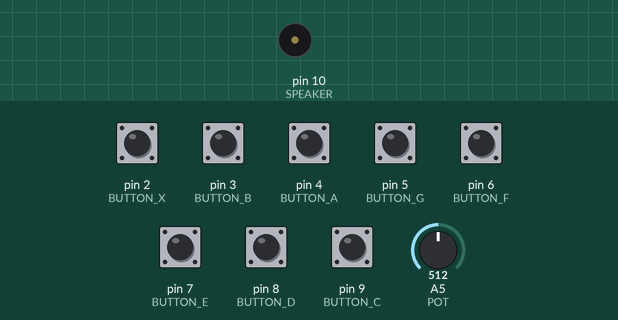
This sketch was run on a simulated Arduino Uno, built with avr-gcc and run on an emulated ATmega328P. Shown: buzzer (waves = sounding). Inputs (shaded band) come from the test bench; at power-on: pin 2 (BUTTON_X), pin 3 (BUTTON_B), pin 4 (BUTTON_A), pin 5 (BUTTON_G), pin 6 (BUTTON_F), pin 7 (BUTTON_E), pin 8 (BUTTON_D), pin 9 (BUTTON_C) LOW, A5 (POT) = 512. What the sketch prints to the serial monitor is not drawn.

Above: at 1.2 s.
1.3 s: pin 2 (BUTTON_X) pulled HIGH for 1 s
At 2.1 s:
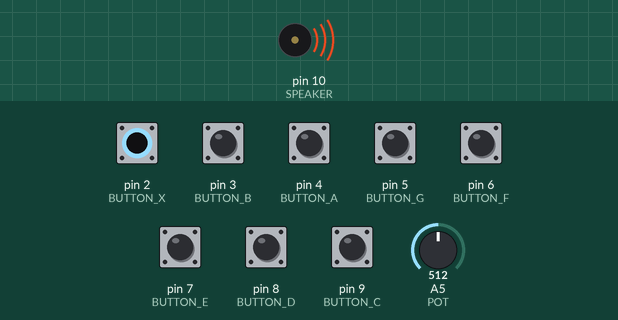
5.3 s: pin 3 (BUTTON_B) pulled HIGH for 1 s
At 7.5 s:
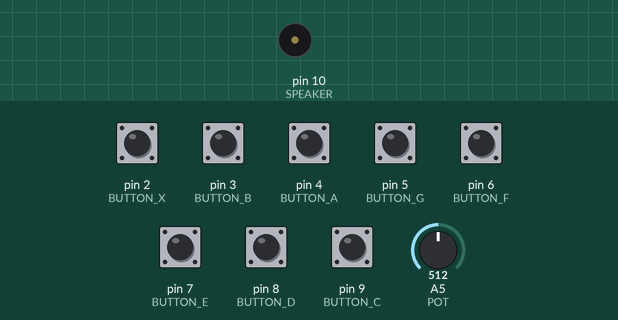
7.8 s: pin 4 (BUTTON_A) pulled HIGH for 1 s
At 8.6 s:
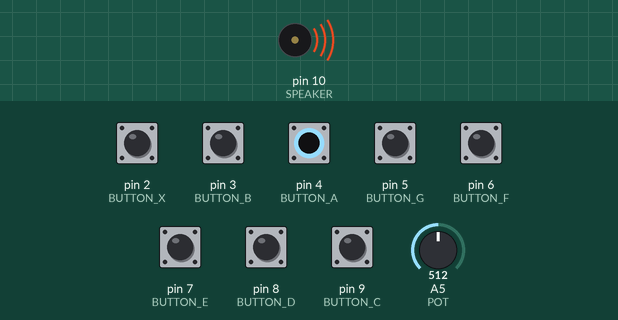
10.3 s: pin 9 (BUTTON_C) pulled HIGH for 0.15 s
At 11.5 s:
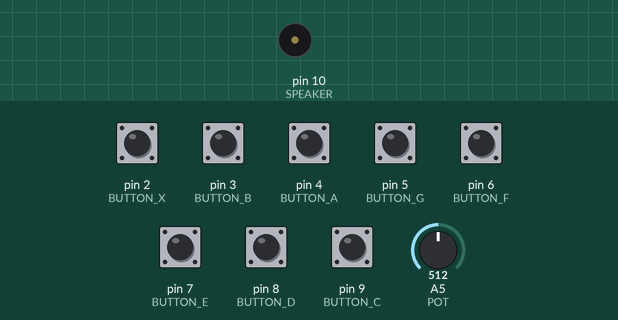
11.9 s: pin 5 (BUTTON_G) pulled HIGH for 1 s
At 12.7 s:
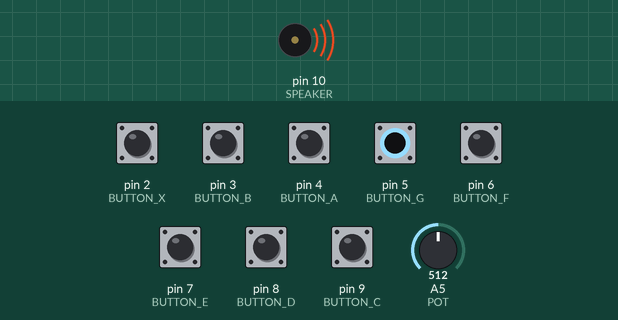
Timing chart, 0 to 14.9 s (numbered marks = the images above; inputs shaded):
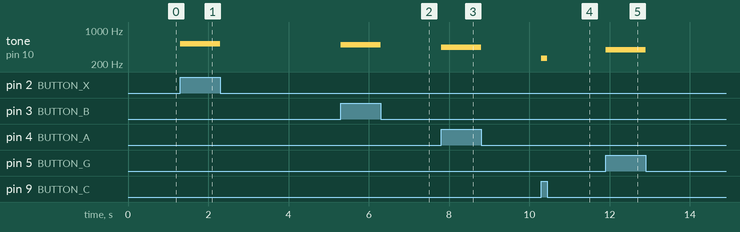

Measured:
- after the input at 1.3 s, tone on pin 10 (SPEAKER): silent → 523 Hz at once, → silent 1.0 s later
- after the input at 5.3 s, tone on pin 10 (SPEAKER): silent → 494 Hz at once, → silent 1.0 s later
- after the input at 7.8 s, tone on pin 10 (SPEAKER): silent → 440 Hz at once, → silent 1.0 s later
- after the input at 10.3 s, tone on pin 10 (SPEAKER): silent → 262 Hz at once, → silent 0.15 s later
- after the input at 11.9 s, tone on pin 10 (SPEAKER): silent → 392 Hz at once, → silent 1.0 s later

The sketch:

Piano.ino
```cpp
// run
/* arduino-cli compile --fqbn arduino:avr:uno Piano &&  */
/* arduino-cli upload -p /dev/ttyACM0 --fqbn arduino:avr:uno Piano */

// debug serial
// putty /dev/ttyACM0 -serial -sercfg 9600,8,n,1,N &g

const int POT = 5;
const int SPEAKER = 10;
const int BUTTON_C = 9;
const int BUTTON_D = 8;
const int BUTTON_E = 7;
const int BUTTON_F = 6;
const int BUTTON_G = 5;
const int BUTTON_A = 4;
const int BUTTON_B = 3;
const int BUTTON_X = 2;

#include "pitches.h"

int state = LOW;

//Note Array
int notes[] = {
 NOTE_A3, NOTE_E2, NOTE_A3, 0,
 NOTE_A3, NOTE_E2, NOTE_A3, 0,
 NOTE_E3, NOTE_D3, NOTE_C3, NOTE_B3, NOTE_A3, NOTE_B3, NOTE_C3, NOTE_D3,
 NOTE_E3, NOTE_E2, NOTE_A3, 0
};

//The Duration of each note (in ms)
int times[] = {
 250, 250, 250, 250,
 250, 250, 250, 250,
 125, 125, 125, 125, 125, 125, 125, 125,
 250, 250, 250, 250
};

typedef struct {
  int number;
  int duration;
} Note;

void setup() {
  pinMode(SPEAKER, OUTPUT);
  Serial.begin(9600);
}

void loop() {
  /* for (int i = 0; i < sizeof(notes) / sizeof(int); i++) { */
  /*   tone(SPEAKER, notes[i], times[i]); */
  /*   delay(times[i]); */
  /* } */
  int octave = pot_to_octave(analogRead(POT));
  int bn = base_note(octave);
  Serial.print(octave);

  while (digitalRead(BUTTON_C))
    tone(SPEAKER, note_frequency(0, bn));
  while (digitalRead(BUTTON_D))
    tone(SPEAKER, note_frequency(2, bn));
  while (digitalRead(BUTTON_E))
    tone(SPEAKER, note_frequency(4, bn));
  while (digitalRead(BUTTON_F))
    tone(SPEAKER, note_frequency(5, bn));
  while (digitalRead(BUTTON_G))
    tone(SPEAKER, note_frequency(7, bn));
  while (digitalRead(BUTTON_A))
    tone(SPEAKER, note_frequency(9, bn));
  while (digitalRead(BUTTON_B))
    tone(SPEAKER, note_frequency(11, bn));
  while (digitalRead(BUTTON_X))
    tone(SPEAKER, note_frequency(12, bn));
  noTone(SPEAKER);
}

int isButtonPressed(int BUTTON) {
  static int lastButton;
  int isButtonPressed1 = digitalRead(BUTTON) == HIGH;
  delay(5);
  int isButtonPressed2 = digitalRead(BUTTON) == HIGH;
  int isButtonPressed = isButtonPressed1 && isButtonPressed2;
  int lastButtonValue = lastButton;
  lastButton = isButtonPressed;
  return isButtonPressed && lastButtonValue == LOW;
}

int note_frequency(int n, int f0) {
  float twelth_root = 1.05946;
  return f0 * pow(twelth_root, n);
}

// pot_val is in [0...1023] range
int pot_to_octave(int pot_val) {
  int octaves_count = 7;
  return (pot_val + 1) / (1024 / octaves_count);
}

int base_note(int octave) {
  switch (octave) {
  case 0:
    return NOTE_C1;
  case 1:
    return NOTE_C2;
  case 2:
    return NOTE_C3;
  case 3:
    return NOTE_C4;
  case 4:
    return NOTE_C5;
  case 5:
    return NOTE_C6;
  case 6:
    return NOTE_C7;
  case 7:
    return NOTE_C8;
  }
}
```

pitches.h
```cpp
/*************************************************
 * Public Constants
 *************************************************/

#define NOTE_B0  31
#define NOTE_C1  33
#define NOTE_CS1 35
#define NOTE_D1  37
#define NOTE_DS1 39
#define NOTE_E1  41
#define NOTE_F1  44
#define NOTE_FS1 46
#define NOTE_G1  49
#define NOTE_GS1 52
#define NOTE_A1  55
#define NOTE_AS1 58
#define NOTE_B1  62
#define NOTE_C2  65
#define NOTE_CS2 69
#define NOTE_D2  73
#define NOTE_DS2 78
#define NOTE_E2  82
#define NOTE_F2  87
#define NOTE_FS2 93
#define NOTE_G2  98
#define NOTE_GS2 104
#define NOTE_A2  110
#define NOTE_AS2 117
#define NOTE_B2  123
#define NOTE_C3  131
#define NOTE_CS3 139
#define NOTE_D3  147
#define NOTE_DS3 156
#define NOTE_E3  165
#define NOTE_F3  175
#define NOTE_FS3 185
#define NOTE_G3  196
#define NOTE_GS3 208
#define NOTE_A3  220
#define NOTE_AS3 233
#define NOTE_B3  247
#define NOTE_C4  262
#define NOTE_CS4 277
#define NOTE_D4  294
#define NOTE_DS4 311
#define NOTE_E4  330
#define NOTE_F4  349
#define NOTE_FS4 370
#define NOTE_G4  392
#define NOTE_GS4 415
#define NOTE_A4  440
#define NOTE_AS4 466
#define NOTE_B4  494
#define NOTE_C5  523
#define NOTE_CS5 554
#define NOTE_D5  587
#define NOTE_DS5 622
#define NOTE_E5  659
#define NOTE_F5  698
#define NOTE_FS5 740
#define NOTE_G5  784
#define NOTE_GS5 831
#define NOTE_A5  880
#define NOTE_AS5 932
#define NOTE_B5  988
#define NOTE_C6  1047
#define NOTE_CS6 1109
#define NOTE_D6  1175
#define NOTE_DS6 1245
#define NOTE_E6  1319
#define NOTE_F6  1397
#define NOTE_FS6 1480
#define NOTE_G6  1568
#define NOTE_GS6 1661
#define NOTE_A6  1760
#define NOTE_AS6 1865
#define NOTE_B6  1976
#define NOTE_C7  2093
#define NOTE_CS7 2217
#define NOTE_D7  2349
#define NOTE_DS7 2489
#define NOTE_E7  2637
#define NOTE_F7  2794
#define NOTE_FS7 2960
#define NOTE_G7  3136
#define NOTE_GS7 3322
#define NOTE_A7  3520
#define NOTE_AS7 3729
#define NOTE_B7  3951
#define NOTE_C8  4186
#define NOTE_CS8 4435
#define NOTE_D8  4699
#define NOTE_DS8 4978
```
